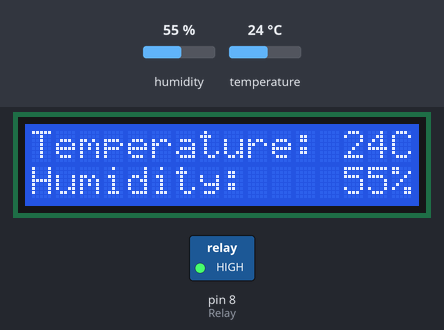
Bench run of a sketch on a simulated Arduino Uno, built with avr-gcc and run on an emulated ATmega328P. On the bench: 16×2 character LCD, switched loads named in the sketch (green lamp = pin HIGH). The test bench sets the inputs (shaded band); at power-on: humidity 55 %, temperature 24 °C. What the sketch prints to the serial monitor is not drawn.

Above: at 3.2 s.
3.3 s: humidity set to 22 %
At 5.6 s:
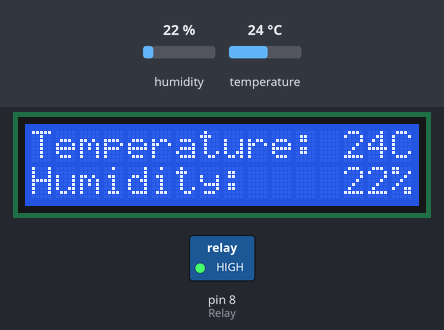
6.0 s: temperature set to 12 °C
At 6.8 s:
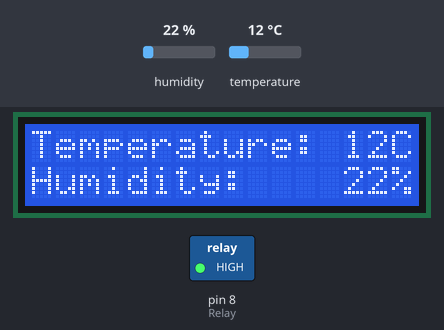
8.7 s: humidity set to 40 %
At 11.5 s:
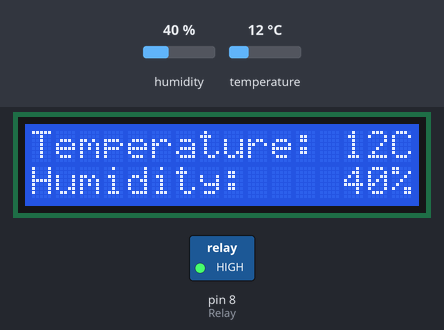
11.8 s: temperature set to 19 °C
At 12.8 s:
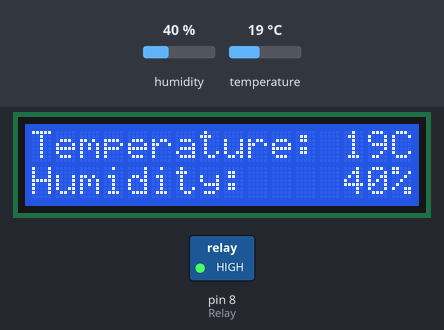
Timing chart, 0 to 14.8 s (numbered marks = the images above; inputs shaded):
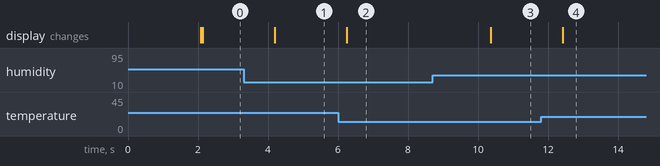

Measured:
- after the input at 3.3 s, the display: changes after 0.90 s (image 1)
- after the input at 6.0 s, the display: changes after 0.26 s (image 2)
- after the input at 8.7 s, the display: changes after 1.7 s (image 3)
- after the input at 11.8 s, the display: changes after 0.62 s (image 4)

The sketch:

happy_pig_3.0.1.ino
```cpp
/////////////////////////////////
//  Happy pig project from KVC //
//  Update 3.0.1 new codeing //
/////////////////////////////////
#include <SPI.h> //  Serial Peripheral Interface
#include <Wire.h> // WIre connect
#include <Adafruit_AM2315.h> // T/H Sensor
#include <LiquidCrystal_I2C.h> // LCD

//เปิดขา-ตัวแปร
Adafruit_AM2315 am2315; //Call T/H sensor

#define Relay 8

LiquidCrystal_I2C lcd(0x27, 16, 2);

unsigned long period = 300000; // 5 minit
unsigned long last_time = 0;

void setuplcd() {
  lcd.begin();
  lcd.backlight();
}

void setuplcd_value() {
  lcd.setCursor(0, 0);
  lcd.print("Temperature:");
  lcd.setCursor(0, 1);
  lcd.print("Humidity:");
}

void setup() {
  Serial.begin(9600);
  while (!Serial) {
    delay(10);
  }
  Serial.println("Happy Pig Preject");

  if (! am2315.begin()) {
    Serial.println("Sensor not found, check wiring & pullups!");
    while (1);
  }

  // begin() does a test read, so need to wait 2secs before first read
  delay(2000);
  pinMode(Relay, OUTPUT);
  digitalWrite(Relay, HIGH);
  setuplcd();
  setuplcd_value();
}

void loop() {
  float temperature, humidity;

  if (! am2315.readTemperatureAndHumidity(&temperature, &humidity)) {
    Serial.println("Failed to read data from AM2315");
    return;
  }
  // IF T/H sensor work Print T/H
  Serial.print("Temp *C: "); Serial.print(temperature);
  Serial.print("  Hum %: "); Serial.println(humidity);

  //Lcd Print
  lcd.setCursor(13, 0);
  lcd.print(temperature);
  lcd.setCursor(15, 0);
  lcd.print("C");
  lcd.setCursor(13, 1);
  lcd.print(humidity);
  lcd.setCursor(15, 1);
  lcd.print("%");

  if ( millis() - last_time > period) //ดีเลย์แบบไม่บล็อคการทำงานของ Loop
  {
    last_time = millis();
    if (temperature >= 32) // ถ้าอุนหภูมิ มากกว่า 32 รดน้ำ 2 วิ
    {
      digitalWrite(Relay, LOW); // เปิดน้ำ
      delay(10000);
    } else if (temperature <= 30 or humidity >= 80) //ถ้าน้ำชื้นมากกว่า 62 หรือ อุนหภูมิ น้อยกว่า 30
    {
      digitalWrite(Relay, HIGH); // ปิดน้ำ
      delay(10000);
    }
    digitalWrite(Relay, HIGH);  // ปิดน้ำ
  }
  delay(2000);
}
```
